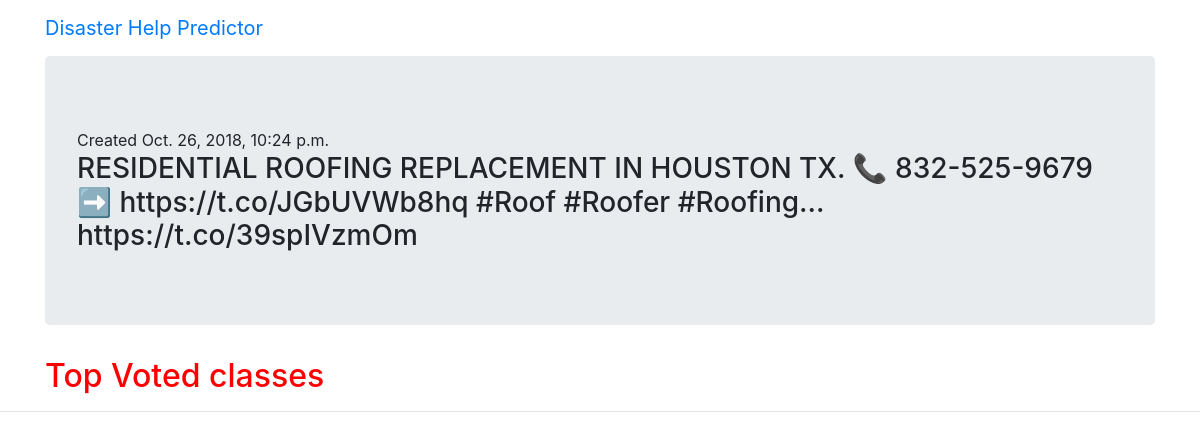
Screenshot of /blog/post/83/ with the database file from the repository.
### blog/models/post.py (models this page shows, shortened)
class Post(models.Model):
    body = models.TextField()
    pub_date = models.DateTimeField('date published', auto_now_add=True)
    clss = models.IntegerField()
    location = models.TextField()

### blog/views/post.py (the view)
# urls.py: path('post/<int:pk>/', PostView.as_view(), name='post'),
class PostView(generic.DetailView):
    model = Post
    template_name = 'blog/post.html'
    def get_context_data(self, **kwargs):
        context = super().get_context_data(**kwargs)
        comments = Comment.objects.filter(post=self.kwargs['pk'])
        votes = dict()
        for comment in comments:
            try:
                votes[classes[comment.vote]] += 1
            except:
                votes[classes[comment.vote]]  = 1
        context['votes'] = votes
        return context

### blog/templates/blog/post.html (shortened to what this page needs)
{% extends "blog/base.html" %}
{% block content %}
    <div class="container">
        <div class="jumbotron">
            <div> Created {{ post.pub_date }}
            </div>
            <h3>{{ post.body }}</h3>
        </div>
        <h2>Top Voted classes </h2>
    </div>
{% endblock content %}

### blog/static/blog/main.css (style rules this page uses)
h2 { color: #FF0000; }

### rows the page displays
Post: pub_date "Oct. 26, 2018, 10:24 p.m.", body "RESIDENTIAL ROOFING REPLACEMENT IN HOUSTON TX. 📞 832-525-9679 ➡️ https://t.co/JGbUVWb8hq #Roof #Roofer #Roofing… https://t.co/39spIVzmOm"
